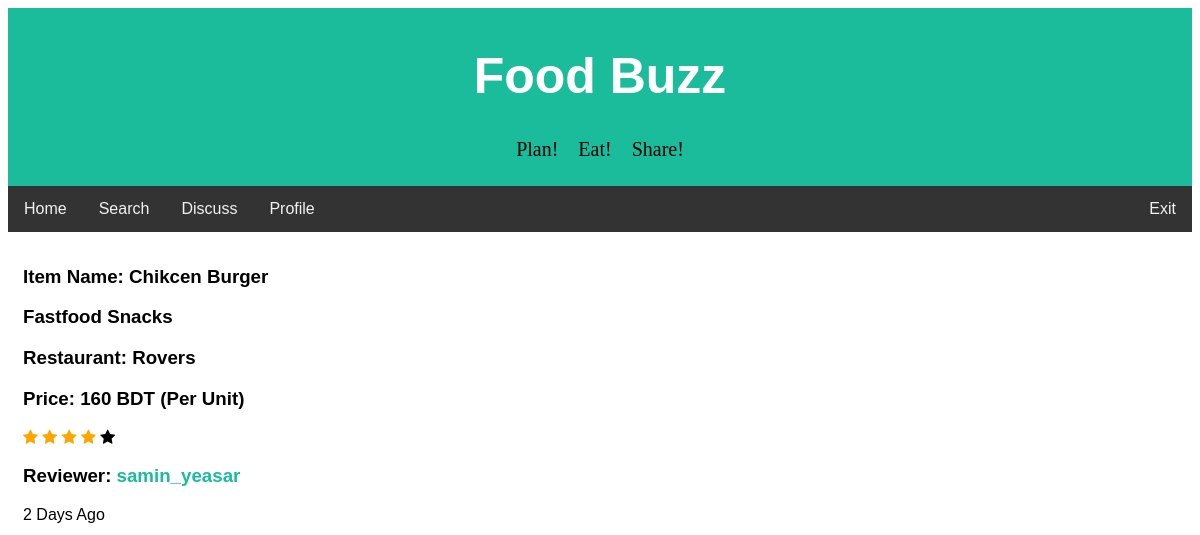
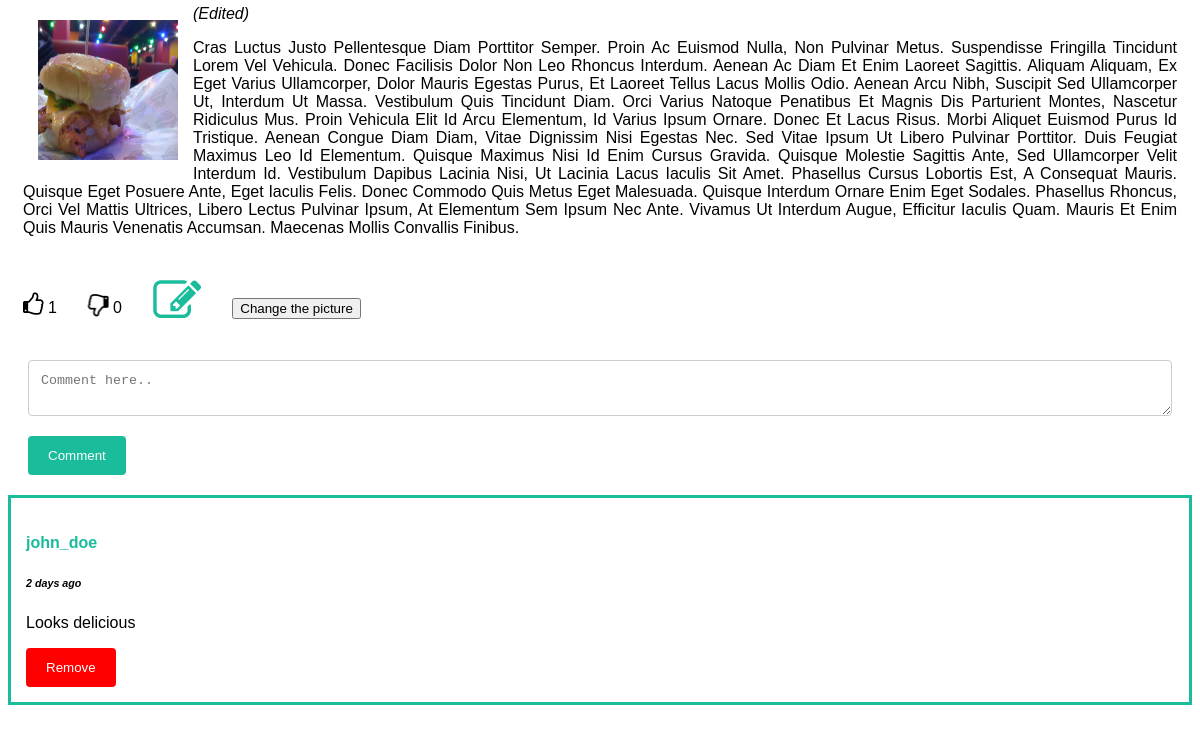
Before: /foodbuzz/full_review.php?review_id=14 (signed in) with the older database file (2 pictures, top to bottom).
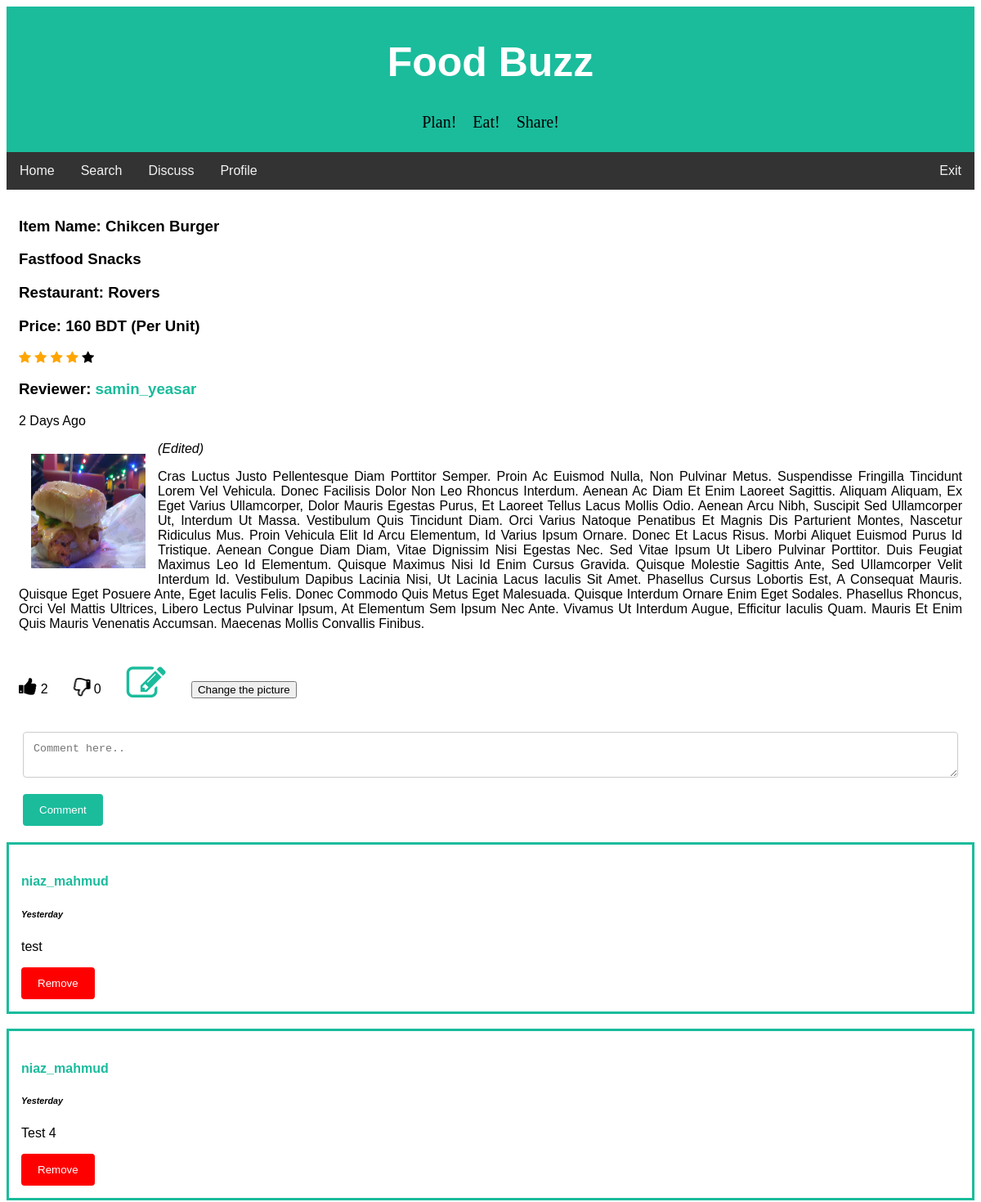
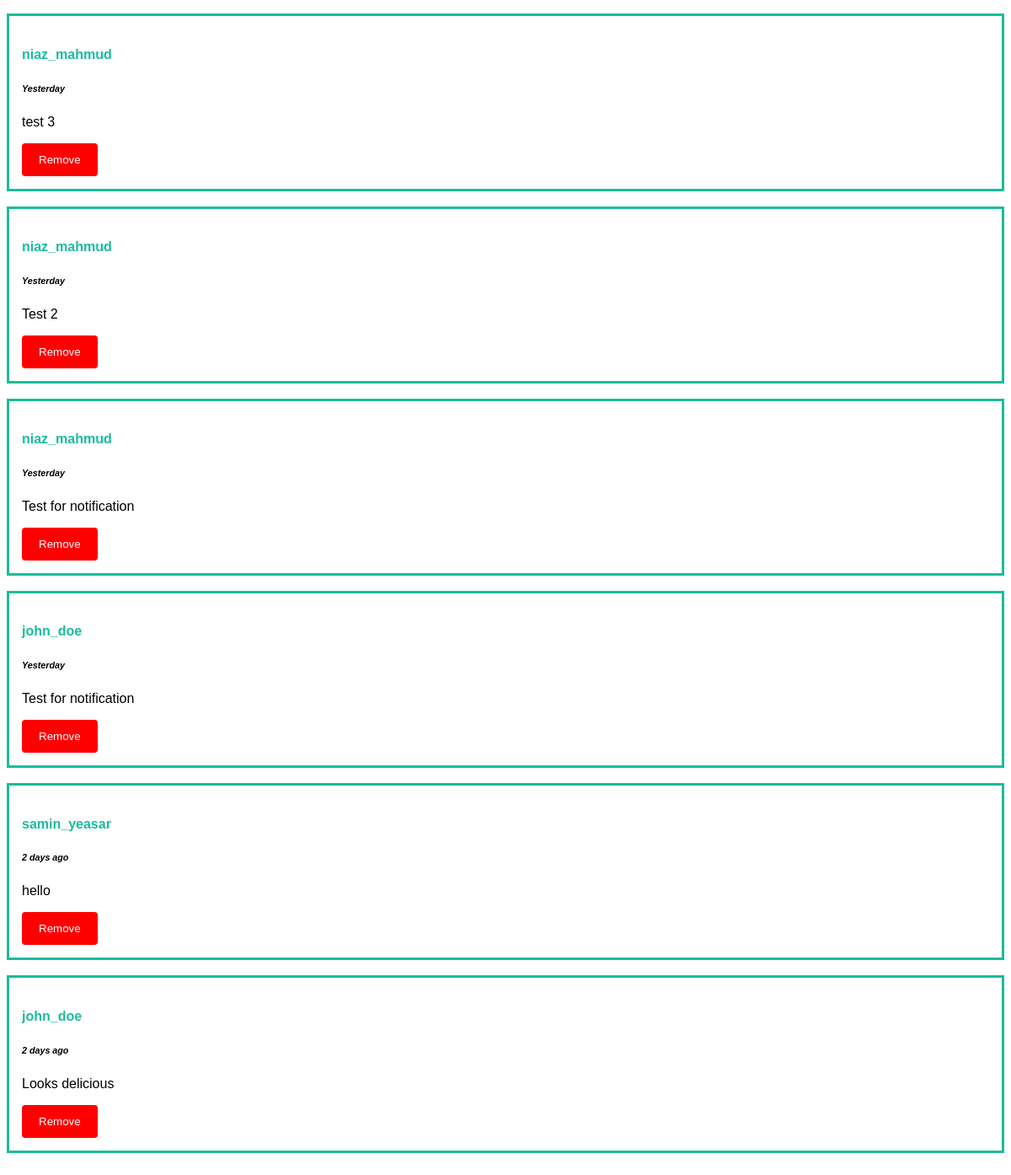
After: the same page with the newer database file (2 pictures, top to bottom).
### tables this page shows
CREATE TABLE `review` (
  `review_id` int(20) NOT NULL,
  `user_id` int(11) NOT NULL,
  `item_name` varchar(50) NOT NULL,
  `restaurant` varchar(50) NOT NULL,
  `district` varchar(50) NOT NULL,
  `rating` int(3) NOT NULL,
  `price` int(10) NOT NULL,
  `meal_type` varchar(20) NOT NULL,
  `cuisine` varchar(20) NOT NULL,
  `description` text NOT NULL,
  `upvote` int(100) NOT NULL,
  `downvote` int(100) NOT NULL,
  `edit_count` int(5) NOT NULL,
  `review_time` datetime DEFAULT NULL,
  `img_url` text NOT NULL
);

CREATE TABLE `comments` (
  `comment_id` int(50) NOT NULL,
  `parent_id` int(20) NOT NULL,
  `review_id` int(20) NOT NULL,
  `profile_id` int(11) NOT NULL,
  `comment_time` datetime NOT NULL,
  `comment_text` text NOT NULL
);

CREATE TABLE `users` (
  `id` int(11) NOT NULL,
  `first_name` varchar(25) NOT NULL,
  `last_name` varchar(25) NOT NULL,
  `username` varchar(50) NOT NULL,
  `email` varchar(100) NOT NULL,
  `password` varchar(256) NOT NULL,
  `signup_date` date NOT NULL,
  `profile_pic` varchar(156) NOT NULL,
  `district` varchar(100) NOT NULL,
  `list_count` int(11) NOT NULL
);

### foodbuzz/handlers/full_review_handler.php (called while the page is built, shortened)
<?php
require 'config/config.php';
if(isset($_SESSION['username'])){
    $userLoggedIn = $_SESSION['username'];
    $user_details_query = mysqli_query($con, "SELECT * FROM users WHERE username='$userLoggedIn'");
    $user = mysqli_fetch_array($user_details_query);
}
else {
    header("Location: index.php");
}
$user_id = $user['id'];
function getLikes($id)
{
    global $con;
    $sql = "SELECT COUNT(*) FROM rating_info
            WHERE post_id = $id AND rating_action='like'";
    $rs = mysqli_query($con, $sql);
    $result = mysqli_fetch_array($rs);
    return $result[0];
}
function getDislikes($id)
{
    global $con;
    $sql = "SELECT COUNT(*) FROM rating_info
            WHERE post_id = $id AND rating_action='dislike'";
    $rs = mysqli_query($con, $sql);
    $result = mysqli_fetch_array($rs);
    return $result[0];
}
function userLiked($post_id)
{
  global $con;
  global $user_id;
  $sql = "SELECT * FROM rating_info WHERE user_id=$user_id
  		  AND post_id=$post_id AND rating_action='like'";
  $result = mysqli_query($con, $sql);
  if (mysqli_num_rows($result) > 0) {
  	return true;
  }
  else{
  	return false;
  }
}
function userDisliked($post_id)
{
  global $con;
  global $user_id;
  $sql = "SELECT * FROM rating_info WHERE user_id=$user_id
  		  AND post_id=$post_id AND rating_action='dislike'";
  $result = mysqli_query($con, $sql);
  if (mysqli_num_rows($result) > 0) {
  	return true;
  }
  else{
  	return false;
  }
}
$review_id = $_GET['review_id'];
$review_details_query = mysqli_query($con, "SELECT * FROM review WHERE review_id='$review_id'");
$review_row = mysqli_fetch_array($review_details_query);
?>

### foodbuzz/config/config.php (called while the page is built, shortened)
<?php
function yeasarTimeMessage($post_time) {
    $date_time_now = date("Y-m-d H:i:s");
    $start_date= new DateTime($post_time);
    $end_date = new DateTime($date_time_now);
    $interval = $start_date->diff($end_date);
    if($interval->y >= 1) {
        if($interval == 1)
            $time_message = $interval->y." year ago";
        else
            $time_message = $interval->y." years ago";
    }
    elseif($interval->d >= 1) {
        if($interval->d == 1) {
            $time_message = "Yesterday";
        }
        else {
            $time_message = $interval->d. " days ago";
        }
    }
    return $time_message;
}
?>

### foodbuzz/full_review.php (the view, shortened to what the changed rows need)
<?php
require 'handlers/full_review_handler.php';
?>
<!DOCTYPE html>
<html>
<head>
<link rel="stylesheet" href="https://cdnjs.cloudflare.com/ajax/libs/font-awesome/4.7.0/css/font-awesome.min.css">
<link rel="stylesheet" href="css/fullreview.css">
</head>
<body>
<div class="header">
  <h1>Food Buzz</h1>
</div>
<div class="div_home clearfix">
  <div>
    <i
      <?php if(userLiked($review_row['review_id'])): ?>
        class="fa fa-thumbs-up like-btn"
      <?php else: ?>
        class="fa fa-thumbs-o-up like-btn"
      <?php endif ?>
    data-id="<?php echo $review_row['review_id'] ?>"></i>
    <span class="likes"><?php echo getLikes($review_row['review_id']); ?></span>
    <i
      <?php if(userDisliked($review_row['review_id'])): ?>
        class="fa fa-thumbs-down dislike-btn"
      <?php else: ?>
        class="fa fa-thumbs-o-down dislike-btn"
      <?php endif ?>
    data-id="<?php echo $review_row['review_id'] ?>"></i>
    <span class="dislikes"><?php echo getDislikes($review_row['review_id']);?></span>
    <?php if ($review_row['user_id'] == $user_id) { ?>
    <a href="edit_review.php?review_id=<?php echo $review_id ?>"><i class='fa fa-edit fa-lg'></i></a>
    <a href= "review_image.php?review_id=<?php echo $review_id ?>"><button>Change the picture</button></a>
    <?php } ?>
    </div>
</div>
<?php
$comments_query = mysqli_query($con, "SELECT * FROM comments WHERE review_id='$review_id' ORDER BY comment_id DESC");
while($comment_row = mysqli_fetch_array($comments_query)) {
  $commenter_id = $comment_row['profile_id'];
  $commenter_query = mysqli_query($con, "SELECT username FROM users WHERE id='$commenter_id'");
  $commenter_row = mysqli_fetch_array($commenter_query);
?>
<div class="div_comment">
<h4 style="text-transform:none;"><a href="profile.php?profileId=<?php echo $commenter_id; ?>"> <?php echo $commenter_row['username']; ?> </a>  </h4>
<h6 style="font-style:italic;"><?php echo yeasarTimeMessage($comment_row['comment_time']); ?></h6>
<p><?php echo $comment_row['comment_text']; ?></p>
<?php if($commenter_id == $user_id || $user_id == $review_row['user_id']) {?>
  <form action="full_review.php?review_id=<?php echo $review_row['review_id'];?>" method="POST">
      <input type="submit" name="remove_comment" value="Remove" style="background-color:red;">
  </form>
<?php } ?>
</div>
<?php
}
?>
</body>
</html>

Changed rows visible on the page:
added comments: users.username "niaz_mahmud", comment_time.edit_count "Yesterday", comment_text "test"
added comments: users.username "niaz_mahmud", comment_time.edit_count "Yesterday", comment_text "Test 4"
added comments: users.username "niaz_mahmud", comment_time.edit_count "Yesterday", comment_text "test 3"
added comments: users.username "niaz_mahmud", comment_time.edit_count "Yesterday", comment_text "Test 2"
added comments: users.username "niaz_mahmud", comment_time.edit_count "Yesterday", comment_text "Test for notification"
added comments: users.username "john_doe", comment_time.edit_count "Yesterday", comment_text "Test for notification"
added comments: users.username "samin_yeasar", comment_time "2 days ago", comment_text "hello"
Other visible differences:
getLikes($review_row['review_id']): "1" → "2"
